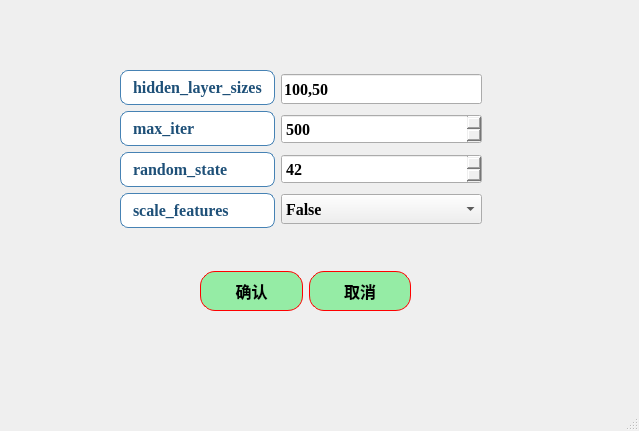
<?xml version="1.0" encoding="UTF-8"?>
<ui version="4.0">
 <class>MLP_para</class>
 <widget class="QMainWindow" name="MLP_para">
  <property name="geometry">
   <rect>
    <x>0</x>
    <y>0</y>
    <width>639</width>
    <height>431</height>
   </rect>
  </property>
  <property name="font">
   <font>
    <family>Times New Roman</family>
    <pointsize>12</pointsize>
    <weight>75</weight>
    <bold>true</bold>
   </font>
  </property>
  <property name="windowTitle">
   <string>MLP：参数设置</string>
  </property>
  <widget class="QWidget" name="centralwidget">
   <widget class="QWidget" name="layoutWidget">
    <property name="geometry">
     <rect>
      <x>200</x>
      <y>270</y>
      <width>211</width>
      <height>42</height>
     </rect>
    </property>
    <layout class="QHBoxLayout" name="horizontalLayout_2">
     <item>
      <widget class="QPushButton" name="pushButton">
       <property name="minimumSize">
        <size>
         <width>0</width>
         <height>40</height>
        </size>
       </property>
       <property name="styleSheet">
        <string notr="true">QPushButton{
border:1px solid red;   /*边框的粗细，颜色*/
border-radius:15px;    /*设置圆角半径 */
padding:2px 4px;  /*QFrame边框与内部其它部件的距离*/
background-color: rgb(149, 236, 165);	/*背景颜色*/
color:rgb(0, 0, 0);		/*字体颜色*/
	font: 18pt &quot;楷体&quot;;

font:bold;
}
QPushButton:hover {
    background-color: rgb(177, 244, 155);    /* 悬停时背景色 */
}
QPushButton:pressed {
    background-color:rgb(99, 181, 255);     /* 点击时背景色 */
}</string>
       </property>
       <property name="text">
        <string>确认</string>
       </property>
      </widget>
     </item>
     <item>
      <widget class="QPushButton" name="pushButton_2">
       <property name="minimumSize">
        <size>
         <width>0</width>
         <height>40</height>
        </size>
       </property>
       <property name="styleSheet">
        <string notr="true">QPushButton{
border:1px solid red;   /*边框的粗细，颜色*/
border-radius:15px;    /*设置圆角半径 */
padding:2px 4px;  /*QFrame边框与内部其它部件的距离*/
background-color: rgb(149, 236, 165);	/*背景颜色*/
color:rgb(0, 0, 0);		/*字体颜色*/
	font: 18pt &quot;楷体&quot;;

font:bold;
}
QPushButton:hover {
    background-color: rgb(177, 244, 155);    /* 悬停时背景色 */
}
QPushButton:pressed {
    background-color:rgb(99, 181, 255);     /* 点击时背景色 */
}</string>
       </property>
       <property name="text">
        <string>取消</string>
       </property>
      </widget>
     </item>
    </layout>
   </widget>
   <widget class="QWidget" name="layoutWidget">
    <property name="geometry">
     <rect>
      <x>120</x>
      <y>70</y>
      <width>362</width>
      <height>158</height>
     </rect>
    </property>
    <layout class="QHBoxLayout" name="horizontalLayout">
     <item>
      <layout class="QVBoxLayout" name="verticalLayout">
       <item>
        <widget class="QLabel" name="label_hidden_layer_sizes">
         <property name="styleSheet">
          <string notr="true">QLabel {
    border: 1px solid rgb(70, 130, 180);   /* 增强为科研蓝边框，参考Nature期刊图表色 */
    border-radius: 8px;
    padding: 4px 8px;
    background-color: rgb(255, 255, 255);  /* 纯白背景提升对比度 */
    color: rgb(30, 80, 120);               /* 深海军蓝文字，对比度达8:1 */
    font: bold 16pt &quot;Times New Roman&quot;;     
    qproperty-alignment: 'AlignCenter';
    /* 强化阴影效果 */
}

QLabel:hover {
    border-color: rgb(0, 100, 180);        /* 悬停时使用更高饱和的科研蓝 */
    background-color: rgb(240, 248, 255);  /* 极浅蓝悬停反馈 */
}

QLabel:pressed {
    background-color: rgb(220, 240, 255);  /* 按压状态模拟墨水渗透效果 */
}</string>
         </property>
         <property name="text">
          <string>hidden_layer_sizes</string>
         </property>
        </widget>
       </item>
       <item>
        <widget class="QLabel" name="label_max_iter">
         <property name="styleSheet">
          <string notr="true">QLabel {
    border: 1px solid rgb(70, 130, 180);   /* 增强为科研蓝边框，参考Nature期刊图表色 */
    border-radius: 8px;
    padding: 4px 8px;
    background-color: rgb(255, 255, 255);  /* 纯白背景提升对比度 */
    color: rgb(30, 80, 120);               /* 深海军蓝文字，对比度达8:1 */
    font: bold 16pt &quot;Times New Roman&quot;;     
    qproperty-alignment: 'AlignCenter';
    /* 强化阴影效果 */
}

QLabel:hover {
    border-color: rgb(0, 100, 180);        /* 悬停时使用更高饱和的科研蓝 */
    background-color: rgb(240, 248, 255);  /* 极浅蓝悬停反馈 */
}

QLabel:pressed {
    background-color: rgb(220, 240, 255);  /* 按压状态模拟墨水渗透效果 */
}</string>
         </property>
         <property name="text">
          <string>max_iter</string>
         </property>
        </widget>
       </item>
       <item>
        <widget class="QLabel" name="label_random_state">
         <property name="styleSheet">
          <string notr="true">QLabel {
    border: 1px solid rgb(70, 130, 180);   /* 增强为科研蓝边框，参考Nature期刊图表色 */
    border-radius: 8px;
    padding: 4px 8px;
    background-color: rgb(255, 255, 255);  /* 纯白背景提升对比度 */
    color: rgb(30, 80, 120);               /* 深海军蓝文字，对比度达8:1 */
    font: bold 16pt &quot;Times New Roman&quot;;     
    qproperty-alignment: 'AlignCenter';
    /* 强化阴影效果 */
}

QLabel:hover {
    border-color: rgb(0, 100, 180);        /* 悬停时使用更高饱和的科研蓝 */
    background-color: rgb(240, 248, 255);  /* 极浅蓝悬停反馈 */
}

QLabel:pressed {
    background-color: rgb(220, 240, 255);  /* 按压状态模拟墨水渗透效果 */
}</string>
         </property>
         <property name="text">
          <string>random_state</string>
         </property>
        </widget>
       </item>
       <item>
        <widget class="QLabel" name="label">
         <property name="styleSheet">
          <string notr="true">QLabel {
    border: 1px solid rgb(70, 130, 180);   /* 增强为科研蓝边框，参考Nature期刊图表色 */
    border-radius: 8px;
    padding: 4px 8px;
    background-color: rgb(255, 255, 255);  /* 纯白背景提升对比度 */
    color: rgb(30, 80, 120);               /* 深海军蓝文字，对比度达8:1 */
    font: bold 16pt &quot;Times New Roman&quot;;     
    qproperty-alignment: 'AlignCenter';
    /* 强化阴影效果 */
}

QLabel:hover {
    border-color: rgb(0, 100, 180);        /* 悬停时使用更高饱和的科研蓝 */
    background-color: rgb(240, 248, 255);  /* 极浅蓝悬停反馈 */
}

QLabel:pressed {
    background-color: rgb(220, 240, 255);  /* 按压状态模拟墨水渗透效果 */
}</string>
         </property>
         <property name="text">
          <string>scale_features</string>
         </property>
        </widget>
       </item>
      </layout>
     </item>
     <item>
      <layout class="QVBoxLayout" name="verticalLayout_2">
       <item>
        <widget class="QLineEdit" name="lineEdit_hidden_layer_sizes">
         <property name="minimumSize">
          <size>
           <width>80</width>
           <height>30</height>
          </size>
         </property>
         <property name="text">
          <string>100,50</string>
         </property>
        </widget>
       </item>
       <item>
        <widget class="QSpinBox" name="spinBox_max_iter">
         <property name="minimumSize">
          <size>
           <width>80</width>
           <height>30</height>
          </size>
         </property>
         <property name="font">
          <font>
           <family>Times New Roman</family>
           <pointsize>12</pointsize>
           <weight>75</weight>
           <bold>true</bold>
          </font>
         </property>
         <property name="styleSheet">
          <string notr="true">QSpinBox::up-button:pressed {
    margin-top: 4px;  /* 模拟按压下沉 */
}
QSpinBox::down-button:pressed {
    margin-top: 4px;
}</string>
         </property>
         <property name="maximum">
          <number>10000</number>
         </property>
         <property name="value">
          <number>500</number>
         </property>
        </widget>
       </item>
       <item>
        <widget class="QSpinBox" name="spinBox_random_state">
         <property name="minimumSize">
          <size>
           <width>80</width>
           <height>30</height>
          </size>
         </property>
         <property name="styleSheet">
          <string notr="true">QSpinBox::up-button:pressed {
    margin-top: 4px;  /* 模拟按压下沉 */
}
QSpinBox::down-button:pressed {
    margin-top: 4px;
}</string>
         </property>
         <property name="value">
          <number>42</number>
         </property>
        </widget>
       </item>
       <item>
        <widget class="QComboBox" name="comboBox_scale_features">
         <property name="minimumSize">
          <size>
           <width>0</width>
           <height>30</height>
          </size>
         </property>
         <item>
          <property name="text">
           <string>False</string>
          </property>
         </item>
         <item>
          <property name="text">
           <string>True</string>
          </property>
         </item>
        </widget>
       </item>
      </layout>
     </item>
    </layout>
   </widget>
  </widget>
  <widget class="QMenuBar" name="menubar">
   <property name="geometry">
    <rect>
     <x>0</x>
     <y>0</y>
     <width>639</width>
     <height>23</height>
    </rect>
   </property>
  </widget>
  <widget class="QStatusBar" name="statusbar"/>
 </widget>
 <resources/>
 <connections>
  <connection>
   <sender>pushButton</sender>
   <signal>clicked()</signal>
   <receiver>MLP_para</receiver>
   <slot>Confirm()</slot>
   <hints>
    <hint type="sourcelabel">
     <x>243</x>
     <y>265</y>
    </hint>
    <hint type="destinationlabel">
     <x>132</x>
     <y>305</y>
    </hint>
   </hints>
  </connection>
  <connection>
   <sender>pushButton_2</sender>
   <signal>clicked()</signal>
   <receiver>MLP_para</receiver>
   <slot>close()</slot>
   <hints>
    <hint type="sourcelabel">
     <x>361</x>
     <y>257</y>
    </hint>
    <hint type="destinationlabel">
     <x>498</x>
     <y>367</y>
    </hint>
   </hints>
  </connection>
  <connection>
   <sender>pushButton</sender>
   <signal>released()</signal>
   <receiver>MLP_para</receiver>
   <slot>close()</slot>
   <hints>
    <hint type="sourcelabel">
     <x>278</x>
     <y>253</y>
    </hint>
    <hint type="destinationlabel">
     <x>228</x>
     <y>369</y>
    </hint>
   </hints>
  </connection>
 </connections>
 <slots>
  <slot>Confirm()</slot>
 </slots>
</ui>
